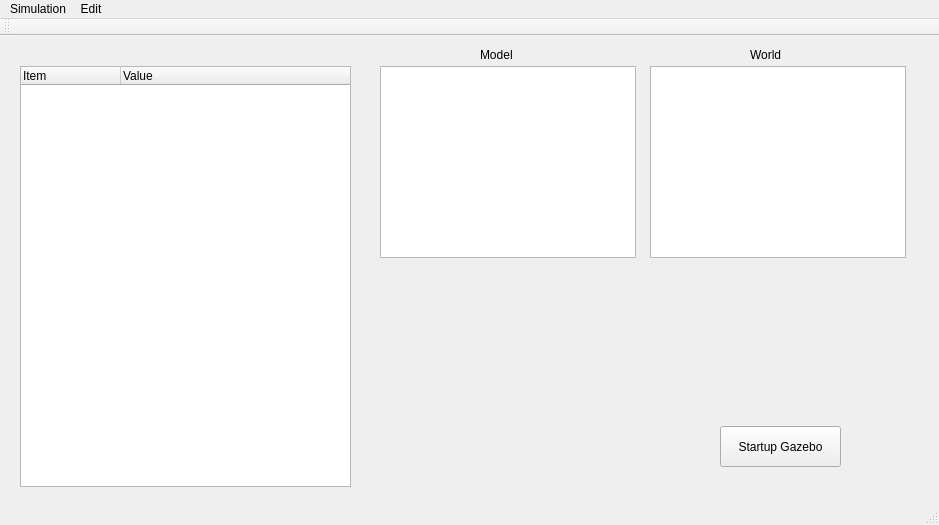
<?xml version="1.0" encoding="UTF-8"?>
<ui version="4.0">
 <class>MainWindow</class>
 <widget class="QMainWindow" name="MainWindow">
  <property name="geometry">
   <rect>
    <x>0</x>
    <y>0</y>
    <width>939</width>
    <height>525</height>
   </rect>
  </property>
  <property name="windowTitle">
   <string>MainWindow</string>
  </property>
  <widget class="QWidget" name="centralWidget">
   <widget class="QTreeWidget" name="treeWidget">
    <property name="geometry">
     <rect>
      <x>20</x>
      <y>30</y>
      <width>331</width>
      <height>421</height>
     </rect>
    </property>
    <column>
     <property name="text">
      <string>Item</string>
     </property>
    </column>
    <column>
     <property name="text">
      <string>Value</string>
     </property>
    </column>
   </widget>
   <widget class="QPushButton" name="pushButton">
    <property name="geometry">
     <rect>
      <x>720</x>
      <y>390</y>
      <width>121</width>
      <height>41</height>
     </rect>
    </property>
    <property name="text">
     <string>Startup Gazebo</string>
    </property>
   </widget>
   <widget class="QLabel" name="label">
    <property name="geometry">
     <rect>
      <x>480</x>
      <y>10</y>
      <width>67</width>
      <height>17</height>
     </rect>
    </property>
    <property name="text">
     <string>Model</string>
    </property>
   </widget>
   <widget class="QLabel" name="label_2">
    <property name="geometry">
     <rect>
      <x>750</x>
      <y>10</y>
      <width>67</width>
      <height>17</height>
     </rect>
    </property>
    <property name="text">
     <string>World</string>
    </property>
   </widget>
   <widget class="QGraphicsView" name="graphicsView">
    <property name="geometry">
     <rect>
      <x>380</x>
      <y>30</y>
      <width>256</width>
      <height>192</height>
     </rect>
    </property>
   </widget>
   <widget class="QGraphicsView" name="graphicsView_2">
    <property name="geometry">
     <rect>
      <x>650</x>
      <y>30</y>
      <width>256</width>
      <height>192</height>
     </rect>
    </property>
   </widget>
  </widget>
  <widget class="QMenuBar" name="menuBar">
   <property name="geometry">
    <rect>
     <x>0</x>
     <y>0</y>
     <width>939</width>
     <height>25</height>
    </rect>
   </property>
   <widget class="QMenu" name="menuSimulation">
    <property name="title">
     <string>Simulation</string>
    </property>
    <addaction name="actionNew"/>
    <addaction name="actionOpen"/>
    <addaction name="actionSave"/>
    <addaction name="actionExit"/>
   </widget>
   <widget class="QMenu" name="menuEdit">
    <property name="title">
     <string>Edit</string>
    </property>
    <widget class="QMenu" name="menuModel">
     <property name="title">
      <string>Model</string>
     </property>
     <addaction name="actionNew_2"/>
    </widget>
    <addaction name="menuModel"/>
   </widget>
   <addaction name="menuSimulation"/>
   <addaction name="menuEdit"/>
  </widget>
  <widget class="QToolBar" name="mainToolBar">
   <attribute name="toolBarArea">
    <enum>TopToolBarArea</enum>
   </attribute>
   <attribute name="toolBarBreak">
    <bool>false</bool>
   </attribute>
  </widget>
  <widget class="QStatusBar" name="statusBar"/>
  <action name="actionNew">
   <property name="text">
    <string>New</string>
   </property>
  </action>
  <action name="actionSave">
   <property name="text">
    <string>Save</string>
   </property>
  </action>
  <action name="actionExit">
   <property name="text">
    <string>Exit</string>
   </property>
  </action>
  <action name="actionAdd">
   <property name="text">
    <string>New</string>
   </property>
  </action>
  <action name="actionDelete">
   <property name="text">
    <string>Delete</string>
   </property>
  </action>
  <action name="actionChoose">
   <property name="text">
    <string>World</string>
   </property>
  </action>
  <action name="actionParameters">
   <property name="text">
    <string>Parameters</string>
   </property>
  </action>
  <action name="actionStrategy_control">
   <property name="text">
    <string>Control Strategy</string>
   </property>
  </action>
  <action name="actionSensors">
   <property name="text">
    <string>Sensors</string>
   </property>
  </action>
  <action name="actionActuators">
   <property name="text">
    <string>Actuators</string>
   </property>
  </action>
  <action name="actionSave_2">
   <property name="text">
    <string>Save</string>
   </property>
  </action>
  <action name="actionSave_as">
   <property name="text">
    <string>Save as</string>
   </property>
  </action>
  <action name="actionDelete_2">
   <property name="text">
    <string>Delete</string>
   </property>
  </action>
  <action name="actionPhysics">
   <property name="text">
    <string>Physics</string>
   </property>
  </action>
  <action name="actionGravity">
   <property name="text">
    <string>Gravity</string>
   </property>
  </action>
  <action name="actionParameters_2">
   <property name="text">
    <string>Parameters</string>
   </property>
  </action>
  <action name="actionSernsors">
   <property name="text">
    <string>Sensors</string>
   </property>
  </action>
  <action name="actionActuators_2">
   <property name="text">
    <string>Actuators</string>
   </property>
  </action>
  <action name="actionControl_Strategy">
   <property name="text">
    <string>Control Strategy</string>
   </property>
  </action>
  <action name="actionNew_2">
   <property name="text">
    <string>New</string>
   </property>
  </action>
  <action name="actionRemove">
   <property name="text">
    <string>Remove</string>
   </property>
  </action>
  <action name="actionSensors_2">
   <property name="text">
    <string>Sensors</string>
   </property>
  </action>
  <action name="actionActuators_3">
   <property name="text">
    <string>Actuators</string>
   </property>
  </action>
  <action name="actionControl_Strategy_2">
   <property name="text">
    <string>Control Strategy</string>
   </property>
  </action>
  <action name="actionEdit_link">
   <property name="text">
    <string>Link</string>
   </property>
  </action>
  <action name="actionOint">
   <property name="text">
    <string>Joint</string>
   </property>
  </action>
  <action name="actionPlugin">
   <property name="text">
    <string>Plugin</string>
   </property>
  </action>
  <action name="actionEdit">
   <property name="text">
    <string>Edit</string>
   </property>
  </action>
  <action name="actionOpen">
   <property name="text">
    <string>Open</string>
   </property>
  </action>
 </widget>
 <layoutdefault spacing="6" margin="11"/>
 <resources/>
 <connections/>
</ui>
